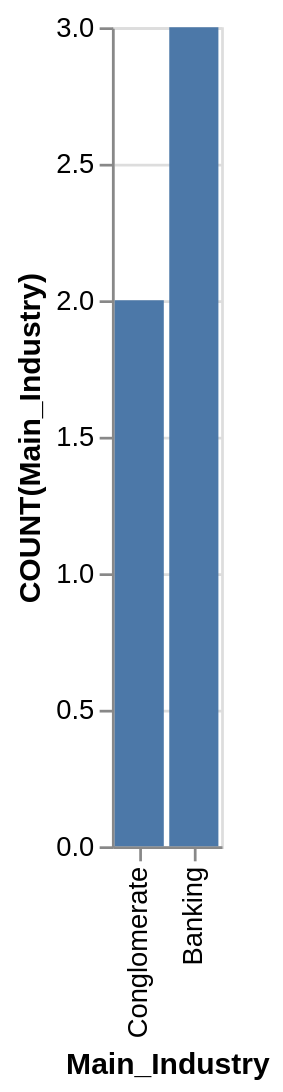

Write the Vega-Lite specification saved for this chart.
### Vega-Lite specification from a JSON file in a GitHub repository (floating-point values rounded to 4 significant figures)
{"data": {"values": [{"x_data": "Conglomerate", "y_data": 2}, {"x_data": "Banking", "y_data": 3}]}, "mark": "bar", "encoding": {"x": {"field": "x_data", "type": "nominal", "title": "Main_Industry", "sort": "descending"}, "y": {"field": "y_data", "type": "quantitative", "title": "COUNT(Main_Industry)"}}}
